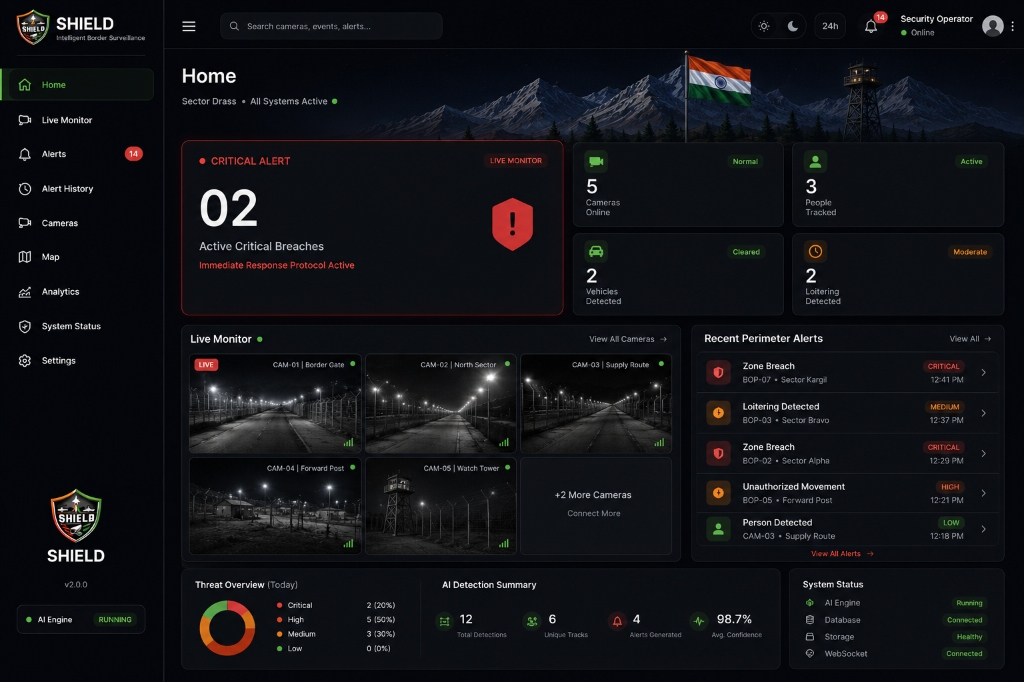
#> input picture frontend/web_portal/src/assets/media_1787671185955.jpg, 1024 x 682 px; its folder holds only this picture in this run
$ python -i frame_enhancer.py   (imports and definitions only)
#> lines starting #> are read from the running program, lines starting #| are printed output that depends on the picture
#> further down, picture is the input picture: shape (682, 1024, 3); mean B, G, R 22.6, 18.4, 17.7
"""
IBVAP Real Low-Light & Night-Time Frame Enhancer
=================================================
Complete 11-step adaptive illumination, contrast, and detail enhancement
pipeline engineered for real CCTV, IR cameras, USB feeds, and video files.

Pipeline Architecture:
1. RAW FRAME INGESTION (immutability strictly guaranteed)
2. LUMINANCE & METRIC EXTRACTION (mean brightness, contrast, dark pixel ratio)
3. IR / GRAYSCALE CCTV DETECTION (prevents false color tints on night monochrome feeds)
4. DUAL-THRESHOLD TEMPORAL HYSTERESIS (prevents frame-to-frame flickering)
5. ADAPTIVE GAMMA SELECTION (tunes gamma dynamically based on scene darkness)
6. LUMINANCE-AWARE CLAHE (adaptive local histogram equalization on intensity)
7. HIGHLIGHT PROTECTION (prevents headlights, streetlamps & reflections from blowing out)
8. CHROMA RECOMBINATION (merges enhanced intensity with authentic color or clean monochrome)
9. SENSOR NOISE CONTROL (light edge-preserving bilateral filter)
10. MODERATE DETAIL SHARPENING (unsharp mask to reveal vehicle & person edges without halos)
11. TELEMETRY & STRUCTURED RUNTIME LOGGING
"""
import os
import time
import logging
from typing import Tuple, Optional, Dict, Any
import cv2
import numpy as np

logger = logging.getLogger("frame_enhancer")

# Configurable defaults via environment variables
DEFAULT_LOW_LIGHT_ENABLED   = os.getenv("LOW_LIGHT_ENABLED", "true").lower() in ("true", "1", "yes")
DEFAULT_LOW_LIGHT_THRESHOLD = float(os.getenv("LOW_LIGHT_THRESHOLD", "60.0"))
DEFAULT_LOW_LIGHT_EXIT      = float(os.getenv("LOW_LIGHT_EXIT", "72.0"))
DEFAULT_CLAHE_CLIP_LIMIT    = float(os.getenv("CLAHE_CLIP_LIMIT", "2.0"))
DEFAULT_CLAHE_TILE_GRID     = tuple(map(int, os.getenv("CLAHE_TILE_GRID", "8,8").split(",")))
DEFAULT_GAMMA_MIN           = float(os.getenv("GAMMA_MIN", "1.5"))
DEFAULT_GAMMA_MAX           = float(os.getenv("GAMMA_MAX", "2.2"))
DEFAULT_DENOISE_ENABLED     = os.getenv("DENOISE_ENABLED", "true").lower() in ("true", "1", "yes")
DEFAULT_SHARPEN_ENABLED     = os.getenv("SHARPEN_ENABLED", "true").lower() in ("true", "1", "yes")


class FrameEnhancer:
    """
    State-of-the-Art Adaptive Low-Light and Night-Time Video Frame Enhancer.
    """

    def __init__(
        self,
        clip_limit: float = DEFAULT_CLAHE_CLIP_LIMIT,
        tile_grid: tuple = DEFAULT_CLAHE_TILE_GRID,
        gamma_min: float = DEFAULT_GAMMA_MIN,
        gamma_max: float = DEFAULT_GAMMA_MAX,
        enter_threshold: float = DEFAULT_LOW_LIGHT_THRESHOLD,
        exit_threshold: float = DEFAULT_LOW_LIGHT_EXIT,
        denoise_enabled: bool = DEFAULT_DENOISE_ENABLED,
        sharpen_enabled: bool = DEFAULT_SHARPEN_ENABLED,
        enabled: bool = DEFAULT_LOW_LIGHT_ENABLED
    ):
#> called with clip_limit = 2, tile_grid = (8, 8), gamma_min = 1.5, gamma_max = 2.2, enter_threshold = 60, exit_threshold = 72, denoise_enabled = True, sharpen_enabled = True
        self.clip_limit = clip_limit
        self.tile_grid = tile_grid
        self.gamma_min = gamma_min
        self.gamma_max = gamma_max
        self.enter_threshold = enter_threshold
        self.exit_threshold = exit_threshold
        self.denoise_enabled = denoise_enabled
        self.sharpen_enabled = sharpen_enabled
        self.enabled = enabled

        # Initialize OpenCV CLAHE for local contrast equalization
        self.clahe = cv2.createCLAHE(
            clipLimit=float(clip_limit),
            tileGridSize=tile_grid
        )

        # Precompute cached Gamma LUTs in steps of 0.1 for ultra-fast O(1) lookups
        self._gamma_luts: Dict[float, np.ndarray] = {}
        for g_val in np.arange(round(gamma_min, 1), round(gamma_max + 0.15, 1), 0.1):
            g_key = round(float(g_val), 1)
            inv_g = 1.0 / max(0.01, g_key)
            self._gamma_luts[g_key] = np.array(
                [np.clip(((i / 255.0) ** inv_g) * 255.0, 0, 255).astype(np.uint8) for i in range(256)],
                dtype=np.uint8
            )

        # Temporal Hysteresis State
        self._is_low_light_active: bool = False
        self._smoothed_brightness: Optional[float] = None

        logger.info(
            f"[FrameEnhancer] Initialized | Clip: {self.clip_limit} | Grid: {self.tile_grid} | "
            f"Gamma: [{self.gamma_min:.1f} - {self.gamma_max:.1f}] | "
            f"Thresholds: [enter={self.enter_threshold} -> exit={self.exit_threshold}] | "
            f"Denoise: {self.denoise_enabled} | Sharpen: {self.sharpen_enabled} | Enabled: {self.enabled}"
        )

    def is_ir_or_grayscale(self, frame: np.ndarray) -> bool:
        """
        Determines if the video frame is effectively monochrome or infrared CCTV footage.
        Checks average color channel difference to avoid introducing synthetic rainbow tints.
        """
        if frame is None or len(frame.shape) == 2:
            return True
        if frame.shape[2] == 1:
            return True

        # Fast subsampled color variance check
        sample = frame[::4, ::4]
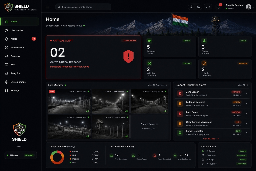
#> sample: shape (171, 256, 3); mean B, G, R 22.7, 18.5, 17.7
        b, g, r = sample[:, :, 0], sample[:, :, 1], sample[:, :, 2]
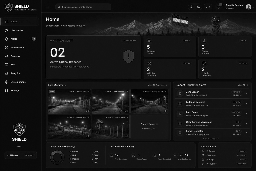
#> b: shape (171, 256); min 0, max 255, mean 22.7
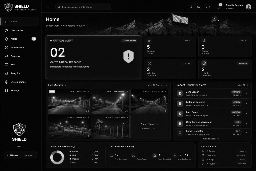
#> r: shape (171, 256); min 0, max 255, mean 17.7
        diff_bg = np.mean(np.abs(b.astype(np.int16) - g.astype(np.int16)))
#> diff_bg = 5.46
        diff_gr = np.mean(np.abs(g.astype(np.int16) - r.astype(np.int16)))
#> diff_gr = 3.77
        return bool((diff_bg + diff_gr) < 8.5)

    def get_metrics(self, frame: np.ndarray) -> Dict[str, Any]:
        """
        Extracts ground-truth photometric metrics from actual frame pixels:
        - Mean Luminance (brightness) in [0.0, 255.0]
        - Contrast (standard deviation of luminance)
        - Dark Pixel Ratio (percentage of pixels < 45)
        - IR / Monochrome status
        """
        if frame is None or frame.size == 0:
            return {"brightness": 0.0, "contrast": 0.0, "dark_ratio": 0.0, "is_ir": False}

        if len(frame.shape) == 2:
            gray = frame
            is_ir = True
        else:
            gray = cv2.cvtColor(frame, cv2.COLOR_BGR2GRAY)
            is_ir = self.is_ir_or_grayscale(frame)
#> is_ir = False

        brightness = float(gray.mean())
#> brightness = 18.68
        contrast = float(gray.std())
#> contrast = 26.45
        dark_ratio = float(np.count_nonzero(gray < 45) / max(1, gray.size))
#> dark_ratio = 0.932

        return {
            "brightness": brightness,
            "contrast": contrast,
            "dark_ratio": dark_ratio,
            "is_ir": is_ir
        }

    def get_brightness(self, frame: np.ndarray) -> float:
        """Convenience method returning ground-truth grayscale mean luminance."""
        return self.get_metrics(frame)["brightness"]

    def calculate_adaptive_gamma(self, brightness: float, contrast: float, dark_ratio: float) -> float:
        """
        Dynamically calculates optimal gamma correction factor in [gamma_min, gamma_max].
        Deep night scenes with heavy shadows receive higher gamma to reveal details,
        while moderately dark scenes use moderate gamma to maintain natural contrast.
        """
        dark_factor = max(0.0, (self.enter_threshold - brightness) / max(1.0, self.enter_threshold))
        raw_gamma = self.gamma_min + (self.gamma_max - self.gamma_min) * dark_factor + (0.25 * dark_ratio)
        return float(np.clip(raw_gamma, self.gamma_min, self.gamma_max))

    def _get_gamma_lut(self, gamma_val: float) -> np.ndarray:
        """Retrieves or builds precomputed LUT for the target gamma value."""
        rounded_key = round(gamma_val, 1)
        lut = self._gamma_luts.get(rounded_key)
        if lut is None:
            inv_g = 1.0 / max(0.01, gamma_val)
            lut = np.array(
                [np.clip(((i / 255.0) ** inv_g) * 255.0, 0, 255).astype(np.uint8) for i in range(256)],
                dtype=np.uint8
            )
            self._gamma_luts[rounded_key] = lut
        return lut

    def is_low_light(self, frame: np.ndarray) -> Tuple[bool, Dict[str, Any]]:
        """
        Evaluates whether frame is in low-light condition with temporal hysteresis:
        - Enter low light when smoothed brightness < enter_threshold (e.g. 60.0).
        - Exit low light when smoothed brightness > exit_threshold (e.g. 72.0).
        - Prevents rapid toggling on intermediate illumination fluctuations.
        """
        metrics = self.get_metrics(frame)
#> metrics = {'brightness': 18.68, 'contrast': 26.45, 'dark_ratio': 0.932, 'is_ir': False}
        brightness = metrics["brightness"]
#> brightness = 18.68

        if self._smoothed_brightness is None:
            self._smoothed_brightness = brightness
#> self._smoothed_brightness = 18.68
        else:
            self._smoothed_brightness = (0.4 * brightness) + (0.6 * self._smoothed_brightness)

        if not self._is_low_light_active:
            if self._smoothed_brightness < self.enter_threshold:
                self._is_low_light_active = True
                logger.info(
                    f"[LOW_LIGHT] Entered low-light mode: brightness={brightness:.1f} "
                    f"(smoothed={self._smoothed_brightness:.1f} < {self.enter_threshold})"
                )
        else:
            if self._smoothed_brightness > self.exit_threshold or brightness > (self.exit_threshold + 5.0):
                self._is_low_light_active = False
                logger.info(
                    f"[LOW_LIGHT] Exited low-light mode: brightness={brightness:.1f} "
                    f"(smoothed={self._smoothed_brightness:.1f} > {self.exit_threshold})"
                )

        return self._is_low_light_active, metrics

    def enhance(self, frame: np.ndarray) -> Tuple[np.ndarray, bool, Dict[str, Any]]:
        """
        Executes the full 11-step enhancement pipeline.
        GUARANTEE: The input `frame` is NEVER modified in-place.
        Returns:
            (enhanced_frame, was_enhanced, telemetry_dict)
        """
        if not self.enabled or frame is None or frame.size == 0:
            return frame, False, {
                "brightness": 0.0,
                "contrast": 0.0,
                "gamma": 1.0,
                "is_ir": False,
                "low_light": False,
                "enhanced": False,
                "time_ms": 0.0
            }

        is_low, metrics = self.is_low_light(frame)
#> is_low = True
        brightness = metrics["brightness"]
#> brightness = 18.68
        contrast = metrics["contrast"]
#> contrast = 26.45
        dark_ratio = metrics["dark_ratio"]
#> dark_ratio = 0.932
        is_ir = metrics["is_ir"]
#> is_ir = False

        # If daylight / sufficiently lit, return untouched original raw frame with 0 overhead
        if not is_low:
            return frame, False, {
                "brightness": round(brightness, 1),
                "contrast": round(contrast, 1),
                "gamma": 1.0,
                "is_ir": is_ir,
                "low_light": False,
                "enhanced": False,
                "time_ms": 0.0
            }

        # Genuinely low-light: proceed with full adaptive enhancement
        t0 = time.perf_counter()

        # Step 1: Calculate adaptive gamma
        adaptive_gamma = self.calculate_adaptive_gamma(brightness, contrast, dark_ratio)
#> in calculate_adaptive_gamma, `dark_factor = max(0.0, (self.enter_threshold - brightness) / max(1.0, ..`: dark_factor = 0.689
#> in calculate_adaptive_gamma, `raw_gamma = self.gamma_min + (self.gamma_max - self.gamma_min) * dark_..`: raw_gamma = 2.21
#> adaptive_gamma = 2.2
        gamma_lut = self._get_gamma_lut(adaptive_gamma)
#> in _get_gamma_lut, `lut = self._gamma_luts.get(rounded_key)`: lut = 256 values from 0 to 255
#> gamma_lut = 256 values from 0 to 255

        # Step 2: Separate luminance & apply CLAHE + Gamma with Highlight Protection
        if is_ir:
            # Monochrome / IR CCTV path: enhance intensity directly without artificial colors
            if len(frame.shape) == 3:
                gray_in = cv2.cvtColor(frame, cv2.COLOR_BGR2GRAY)
            else:
                gray_in = frame.copy()

            # Local contrast equalization
            clahe_gray = self.clahe.apply(gray_in)

            # Adaptive gamma stretch
            gamma_gray = cv2.LUT(clahe_gray, gamma_lut)

            # Highlight protection: preserve headlights, lamps, and bright reflections
            hl_mask = np.clip((gray_in.astype(np.float32) - 175.0) / 75.0, 0.0, 1.0)
            protected_gray = ((1.0 - hl_mask) * gamma_gray.astype(np.float32) + hl_mask * gray_in.astype(np.float32)).astype(np.uint8)

            # Convert to 3-channel BGR for YOLO & display
            enhanced_bgr = cv2.cvtColor(protected_gray, cv2.COLOR_GRAY2BGR)
        else:
            # RGB Color CCTV path: enhance L channel in LAB color space
            lab = cv2.cvtColor(frame, cv2.COLOR_BGR2LAB)
#> lab: shape (682, 1024, 3); mean of channels 0, 1, 2 16.6, 128.6, 126.3
            l_chan, a_chan, b_chan = cv2.split(lab)
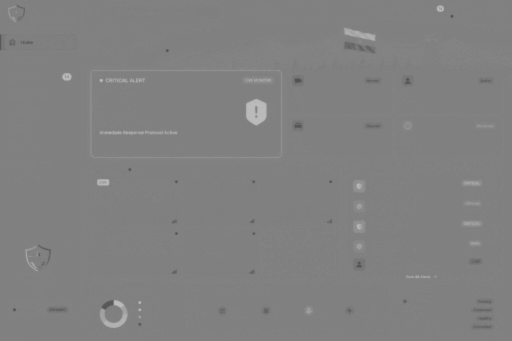
#> a_chan: shape (682, 1024) (shown at 1/2 size); min 79, max 192, mean 128.6

            # Local contrast equalization on L channel
            clahe_l = self.clahe.apply(l_chan)
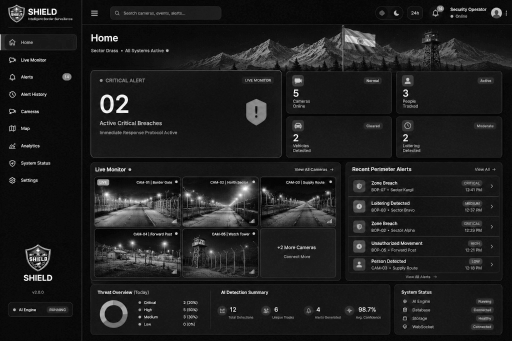
#> clahe_l: shape (682, 1024) (shown at 1/2 size); min 1, max 255, mean 29.9

            # Adaptive gamma stretch
            gamma_l = cv2.LUT(clahe_l, gamma_lut)

            # Highlight protection: prevent headlights & streetlights from overexposure
            hl_mask = np.clip((l_chan.astype(np.float32) - 175.0) / 75.0, 0.0, 1.0)
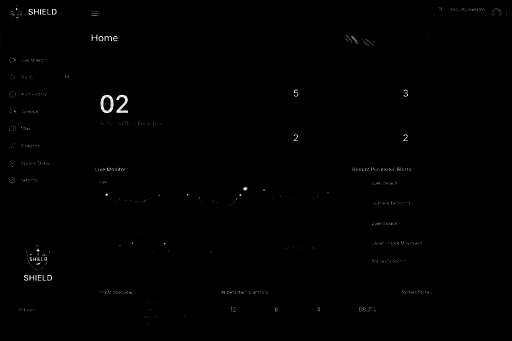
#> hl_mask: shape (682, 1024) float32 (shown at 1/2 size); min 0, max 1, mean 0.00422
            protected_l = ((1.0 - hl_mask) * gamma_l.astype(np.float32) + hl_mask * l_chan.astype(np.float32)).astype(np.uint8)

            # Merge with authentic chrominance channels
            merged_lab = cv2.merge([protected_l, a_chan, b_chan])
#> merged_lab: shape (682, 1024, 3); mean of channels 0, 1, 2 86.7, 128.6, 126.3
            enhanced_bgr = cv2.cvtColor(merged_lab, cv2.COLOR_LAB2BGR)
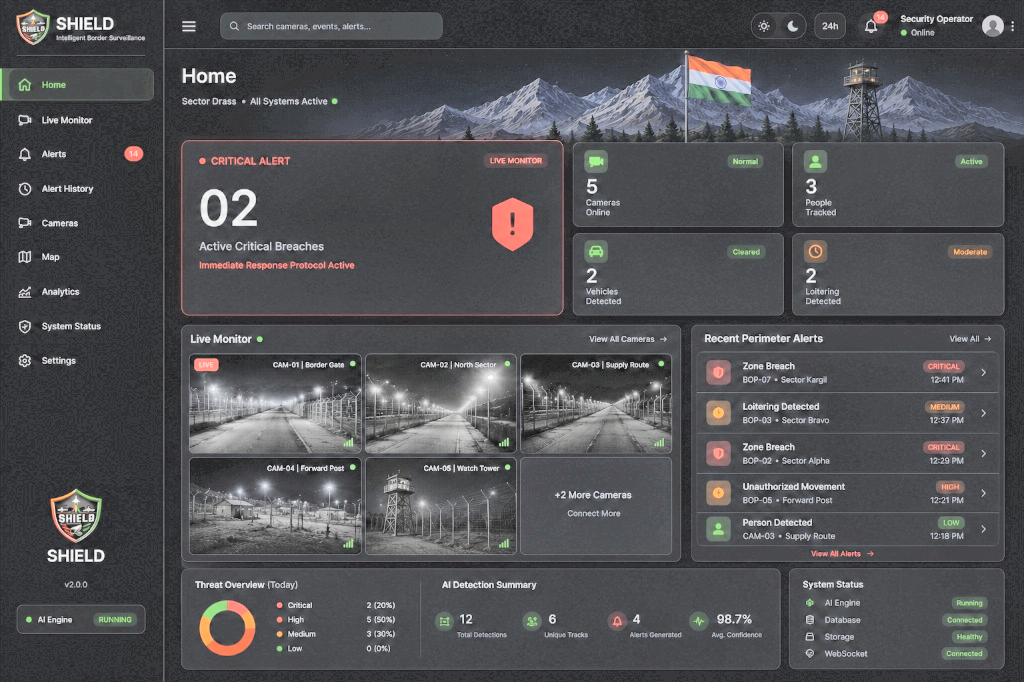
#> enhanced_bgr: shape (682, 1024, 3); mean B, G, R 83.6, 80.7, 80.3

        # Step 3: Sensor Noise Control (light bilateral filter preserves sharp edges)
        if self.denoise_enabled:
            # Bilateral filter smooths high-ISO CMOS noise while keeping vehicle and person edges intact
            enhanced_bgr = cv2.bilateralFilter(enhanced_bgr, d=5, sigmaColor=20, sigmaSpace=20)

        # Step 4: Moderate Detail Sharpening (unsharp mask without halo artifacts)
        if self.sharpen_enabled:
            gaussian = cv2.GaussianBlur(enhanced_bgr, (0, 0), sigmaX=1.5)
            enhanced_bgr = cv2.addWeighted(enhanced_bgr, 1.25, gaussian, -0.25, 0)

        elapsed_ms = (time.perf_counter() - t0) * 1000.0

        telemetry = {
            "brightness": round(brightness, 1),
            "contrast": round(contrast, 1),
            "gamma": round(adaptive_gamma, 2),
            "is_ir": is_ir,
            "low_light": True,
            "enhanced": True,
            "time_ms": round(elapsed_ms, 2)
        }
#> telemetry = {'brightness': 18.7, 'contrast': 26.4, 'gamma': 2.2, 'is_ir': False, 'low_light': True, 'enhanced': True, 'time_ms': 527.4}

        # Structured diagnostic log
        logger.info(
            f"[FRAME] brightness={brightness:.1f} contrast={contrast:.1f} is_ir={is_ir} | "
            f"[ENHANCER] low_light=True gamma={adaptive_gamma:.2f} clahe_applied=True "
            f"denoise={self.denoise_enabled} sharpen={self.sharpen_enabled} processing_ms={elapsed_ms:.1f}ms"
        )

        return enhanced_bgr, True, telemetry

    # [4 lines left out: function reset, not called in this run]


# Global singleton instance
_global_enhancer: Optional[FrameEnhancer] = None


# [6 lines left out: function get_frame_enhancer, not called in this run]

>>> import cv2
>>> picture = cv2.imread('../../frontend/web_portal/src/assets/media_1787671185955.jpg')
>>> result = FrameEnhancer().enhance(picture)

$ run again, on frontend/web_portal/src/assets/media_1787671191128.jpg
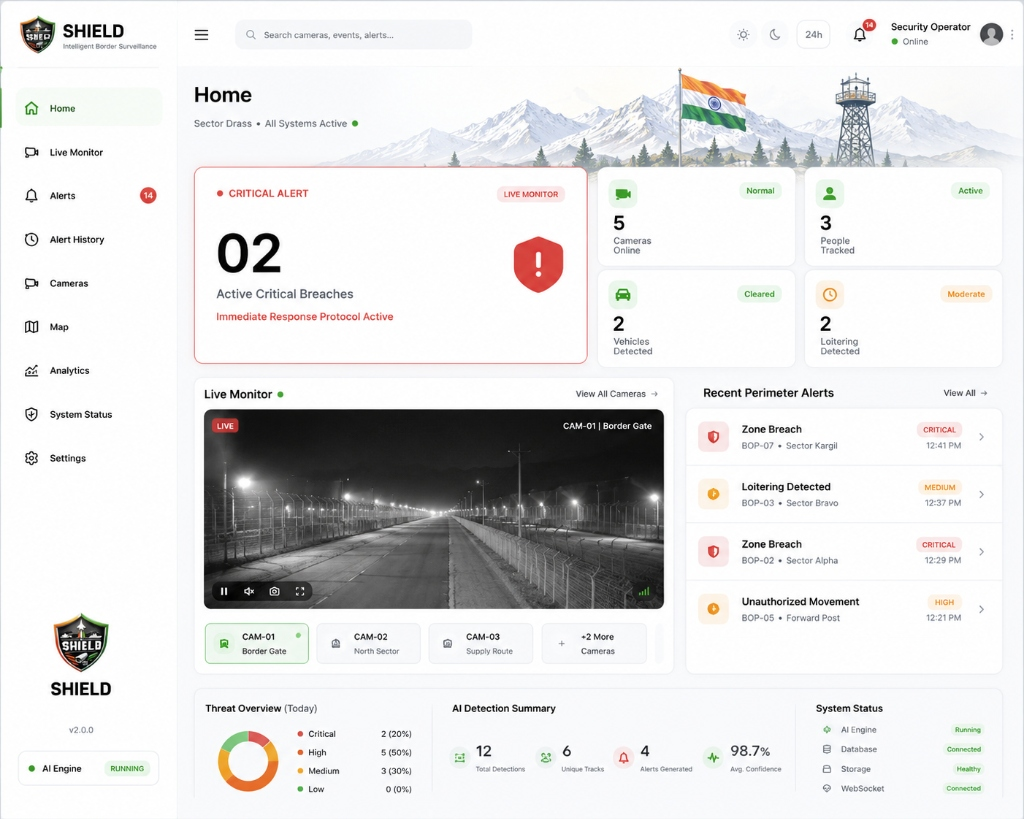
#> input picture frontend/web_portal/src/assets/media_1787671191128.jpg, 1024 x 819 px
#> picture is the input picture: shape (819, 1024, 3); mean B, G, R 224.7, 224.7, 225.1
#> in is_ir_or_grayscale, `sample = frame[::4, ::4]`:
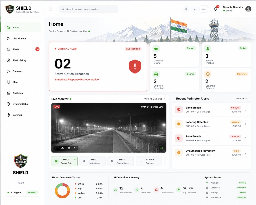
#> sample: shape (205, 256, 3); mean B, G, R 224.9, 224.8, 225.1
#> in is_ir_or_grayscale, `b, g, r = sample[:, :, 0], sample[:, :, 1], sample[:, :, 2]`:
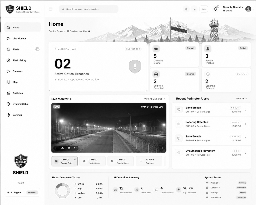
#> r: shape (205, 256); min 0, max 255, mean 225.1
#> diff_bg = 1.86
#> diff_gr = 2.21
#> in get_metrics, `is_ir = self.is_ir_or_grayscale(frame)`: is_ir = True
#> in get_metrics, `brightness = float(gray.mean())`: brightness = 224.8
#> in get_metrics, `contrast = float(gray.std())`: contrast = 63.49
#> in get_metrics, `dark_ratio = float(np.count_nonzero(gray < 45) / max(1, gray.size))`: dark_ratio = 0.0483
#> in is_low_light, `metrics = self.get_metrics(frame)`: metrics = {'brightness': 224.8, 'contrast': 63.49, 'dark_ratio': 0.0483, 'is_ir': True}
#> in is_low_light, `brightness = metrics["brightness"]`: brightness = 224.8
#> in enhance, `is_low, metrics = self.is_low_light(frame)`: is_low = False
#> in enhance, `brightness = metrics["brightness"]`: brightness = 224.8
#> in enhance, `contrast = metrics["contrast"]`: contrast = 63.49
#> in enhance, `dark_ratio = metrics["dark_ratio"]`: dark_ratio = 0.0483
#> in enhance, `is_ir = metrics["is_ir"]`: is_ir = True
